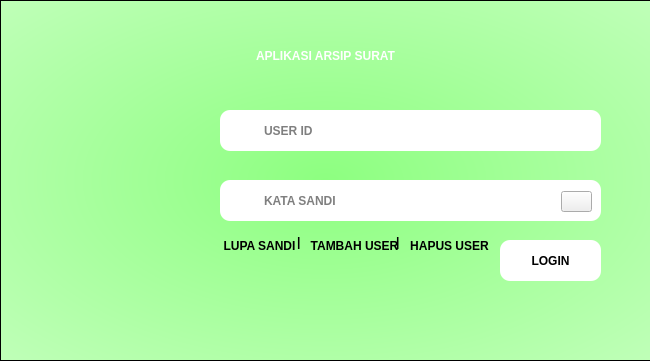
<?xml version="1.0" encoding="UTF-8"?>
<ui version="4.0">
 <class>login</class>
 <widget class="QWidget" name="login">
  <property name="geometry">
   <rect>
    <x>0</x>
    <y>0</y>
    <width>650</width>
    <height>361</height>
   </rect>
  </property>
  <property name="windowTitle">
   <string>LOGIN</string>
  </property>
  <property name="windowIcon">
   <iconset resource="assets.qrc">
    <normaloff>:/images/kg-logo.png</normaloff>:/images/kg-logo.png</iconset>
  </property>
  <property name="styleSheet">
   <string notr="true">QWidget#login{
border: 2px solid #000000;
}</string>
  </property>
  <widget class="QFrame" name="frame">
   <property name="geometry">
    <rect>
     <x>0</x>
     <y>0</y>
     <width>651</width>
     <height>361</height>
    </rect>
   </property>
   <property name="styleSheet">
    <string notr="true">QFrame#frame{
background-color: qradialgradient(spread:pad, cx:0.5, cy:0.5, radius:1.606, fx:0.5, fy:0.5, stop:0 rgb(141, 255, 128), stop:1 rgba(255, 255, 255, 255));
}</string>
   </property>
   <property name="frameShape">
    <enum>QFrame::StyledPanel</enum>
   </property>
   <property name="frameShadow">
    <enum>QFrame::Raised</enum>
   </property>
   <widget class="QLabel" name="header">
    <property name="geometry">
     <rect>
      <x>0</x>
      <y>30</y>
      <width>651</width>
      <height>51</height>
     </rect>
    </property>
    <property name="styleSheet">
     <string notr="true">QLabel#header{
font: 75 24pt &quot;Source Code Pro&quot;;
font-weight: bold;
color: #ffffff;
}</string>
    </property>
    <property name="text">
     <string>APLIKASI ARSIP SURAT</string>
    </property>
    <property name="alignment">
     <set>Qt::AlignCenter</set>
    </property>
   </widget>
   <widget class="QLabel" name="kglogo">
    <property name="geometry">
     <rect>
      <x>20</x>
      <y>110</y>
      <width>181</width>
      <height>171</height>
     </rect>
    </property>
    <property name="styleSheet">
     <string notr="true">QLabel#kglogo{
border-image: url(:/images/kg-logo.png) 0 0 0 0 stretch stretch;
}</string>
    </property>
    <property name="text">
     <string/>
    </property>
   </widget>
   <widget class="QLineEdit" name="username">
    <property name="geometry">
     <rect>
      <x>220</x>
      <y>110</y>
      <width>381</width>
      <height>41</height>
     </rect>
    </property>
    <property name="toolTip">
     <string/>
    </property>
    <property name="toolTipDuration">
     <number>-1</number>
    </property>
    <property name="styleSheet">
     <string notr="true">QLineEdit#username{
border-radius: 10px;
padding: 2px 2px 2px 42px;
font: 75 18pt &quot;Source Code Pro&quot;;
font-weight: bold;
}</string>
    </property>
    <property name="inputMask">
     <string/>
    </property>
    <property name="maxLength">
     <number>20</number>
    </property>
    <property name="placeholderText">
     <string>USER ID</string>
    </property>
   </widget>
   <widget class="QPushButton" name="loginbutton">
    <property name="geometry">
     <rect>
      <x>500</x>
      <y>240</y>
      <width>101</width>
      <height>41</height>
     </rect>
    </property>
    <property name="cursor">
     <cursorShape>PointingHandCursor</cursorShape>
    </property>
    <property name="styleSheet">
     <string notr="true">QPushButton#loginbutton{
background-color: #ffffff;
border-radius: 10px;
font: 75 18pt &quot;Source Code Pro&quot;;
font-weight: bold;
}</string>
    </property>
    <property name="text">
     <string>LOGIN</string>
    </property>
   </widget>
   <widget class="QLineEdit" name="password">
    <property name="geometry">
     <rect>
      <x>220</x>
      <y>180</y>
      <width>381</width>
      <height>41</height>
     </rect>
    </property>
    <property name="styleSheet">
     <string notr="true">QLineEdit#password{
border-radius: 10px;
padding: 2px 2px 2px 42px;
font: 75 18pt &quot;Source Code Pro&quot;;
font-weight: bold;
}</string>
    </property>
    <property name="maxLength">
     <number>20</number>
    </property>
    <property name="echoMode">
     <enum>QLineEdit::Password</enum>
    </property>
    <property name="placeholderText">
     <string>KATA SANDI</string>
    </property>
   </widget>
   <widget class="QLabel" name="warning">
    <property name="geometry">
     <rect>
      <x>20</x>
      <y>300</y>
      <width>571</width>
      <height>41</height>
     </rect>
    </property>
    <property name="styleSheet">
     <string notr="true">QLabel#warning{
font: 75 15pt &quot;Source Code Pro&quot;;
color: #ff0000;
font-weight: bold;
}</string>
    </property>
    <property name="text">
     <string/>
    </property>
    <property name="alignment">
     <set>Qt::AlignCenter</set>
    </property>
   </widget>
   <widget class="QLabel" name="keylogo">
    <property name="geometry">
     <rect>
      <x>219</x>
      <y>188</y>
      <width>41</width>
      <height>27</height>
     </rect>
    </property>
    <property name="styleSheet">
     <string notr="true">QLabel#keylogo{
border-image: url(:/images/lock-logo.png) 0 0 0 0 stretch stretch;
}</string>
    </property>
    <property name="text">
     <string/>
    </property>
   </widget>
   <widget class="QLabel" name="userlogo">
    <property name="geometry">
     <rect>
      <x>227</x>
      <y>118</y>
      <width>27</width>
      <height>27</height>
     </rect>
    </property>
    <property name="styleSheet">
     <string notr="true">QLabel#userlogo{
border-image: url(:/images/user-logo.png) 0 0 0 0 stretch stretch;
}</string>
    </property>
    <property name="text">
     <string/>
    </property>
   </widget>
   <widget class="QPushButton" name="showhide">
    <property name="geometry">
     <rect>
      <x>561</x>
      <y>191</y>
      <width>31</width>
      <height>21</height>
     </rect>
    </property>
    <property name="cursor">
     <cursorShape>PointingHandCursor</cursorShape>
    </property>
    <property name="styleSheet">
     <string notr="true">QPushButton#showhide{
border-image: url(:/images/show-pass.png) 0 0 0 0 stretch stretch;
}</string>
    </property>
    <property name="text">
     <string/>
    </property>
   </widget>
   <widget class="QPushButton" name="lupasandi">
    <property name="geometry">
     <rect>
      <x>214</x>
      <y>230</y>
      <width>91</width>
      <height>31</height>
     </rect>
    </property>
    <property name="cursor">
     <cursorShape>PointingHandCursor</cursorShape>
    </property>
    <property name="styleSheet">
     <string notr="true">QPushButton#lupasandi{
font: 10pt &quot;Source Code Pro&quot;;
font-weight: 500;
border: 0;
}</string>
    </property>
    <property name="text">
     <string>LUPA SANDI</string>
    </property>
   </widget>
   <widget class="QPushButton" name="tambahuser">
    <property name="geometry">
     <rect>
      <x>309</x>
      <y>230</y>
      <width>91</width>
      <height>31</height>
     </rect>
    </property>
    <property name="cursor">
     <cursorShape>PointingHandCursor</cursorShape>
    </property>
    <property name="styleSheet">
     <string notr="true">QPushButton#tambahuser{
font: 10pt &quot;Source Code Pro&quot;;
font-weight: 500;
border: 0;
}</string>
    </property>
    <property name="text">
     <string>TAMBAH USER</string>
    </property>
   </widget>
   <widget class="QLabel" name="separator">
    <property name="geometry">
     <rect>
      <x>297</x>
      <y>206</y>
      <width>16</width>
      <height>71</height>
     </rect>
    </property>
    <property name="styleSheet">
     <string notr="true">QLabel#separator{
font: 20pt &quot;Source Code Pro&quot;;
font-weight: bold;
}</string>
    </property>
    <property name="text">
     <string>|</string>
    </property>
   </widget>
   <widget class="QLabel" name="separator_2">
    <property name="geometry">
     <rect>
      <x>396</x>
      <y>206</y>
      <width>16</width>
      <height>71</height>
     </rect>
    </property>
    <property name="styleSheet">
     <string notr="true">QLabel#separator_2{
font: 20pt &quot;Source Code Pro&quot;;
font-weight: bold;
}</string>
    </property>
    <property name="text">
     <string>|</string>
    </property>
   </widget>
   <widget class="QPushButton" name="hapususer">
    <property name="geometry">
     <rect>
      <x>404</x>
      <y>230</y>
      <width>91</width>
      <height>31</height>
     </rect>
    </property>
    <property name="cursor">
     <cursorShape>PointingHandCursor</cursorShape>
    </property>
    <property name="styleSheet">
     <string notr="true">QPushButton#hapususer{
font: 10pt &quot;Source Code Pro&quot;;
font-weight: 500;
border: 0;
}</string>
    </property>
    <property name="text">
     <string>HAPUS USER</string>
    </property>
   </widget>
  </widget>
 </widget>
 <tabstops>
  <tabstop>username</tabstop>
  <tabstop>password</tabstop>
  <tabstop>showhide</tabstop>
  <tabstop>lupasandi</tabstop>
  <tabstop>tambahuser</tabstop>
  <tabstop>hapususer</tabstop>
  <tabstop>loginbutton</tabstop>
 </tabstops>
 <resources>
  <include location="assets.qrc"/>
 </resources>
 <connections/>
</ui>
